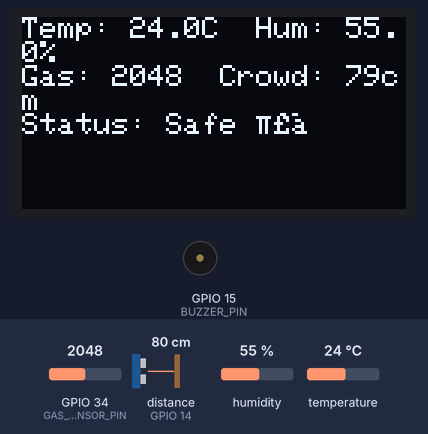
This sketch was run on a simulated ESP32. Shown: 128×64 one-colour display, buzzer (waves = sounding, pin HIGH). Wiring (inferred from the names in the program): ultrasonic range finder: trigger GPIO 12; echo GPIO 14. The inputs (shaded band) are chosen by the test bench; at power-on: distance to the obstacle (sensor on GPIO 14) 80 cm, temperature 24 °C, GPIO 34 (GAS_SENSOR_PIN) = 2048, humidity 55 %. The echo pulse lasts 58.3 µs per cm; storage starts empty; pins used as bus, display or sensor lines are not drawn; what the sketch prints to the serial monitor is not drawn.

Above: at 2.6 s.
2.7 s: distance to the obstacle (sensor on GPIO 14) set to 23 cm
At 4.8 s:
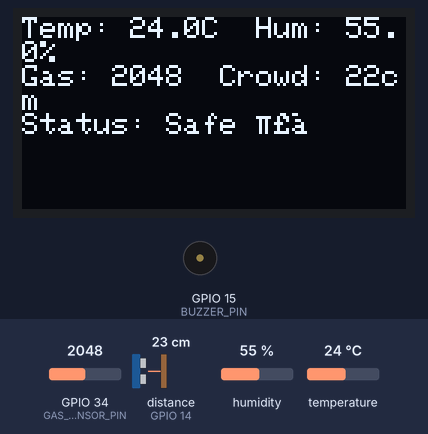
5.5 s: distance to the obstacle (sensor on GPIO 14) set to 18 cm
At 6.4 s:
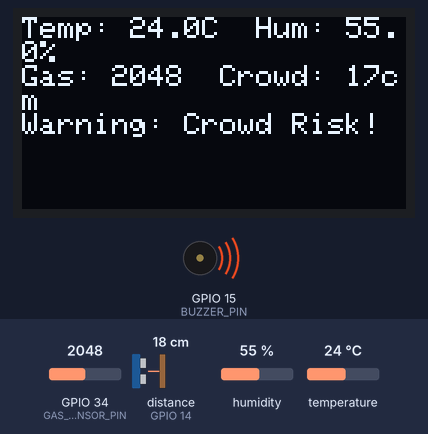
11.5 s: temperature set to 41 °C
At 15.0 s:
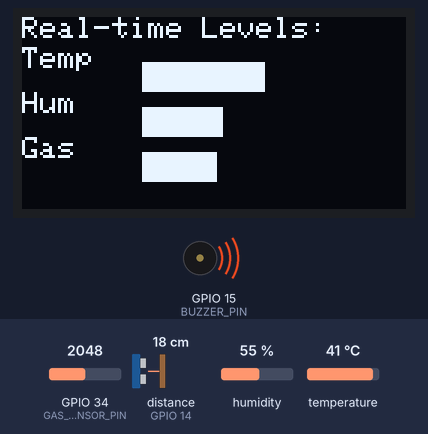
15.5 s: temperature set to 37 °C
At 21.2 s:
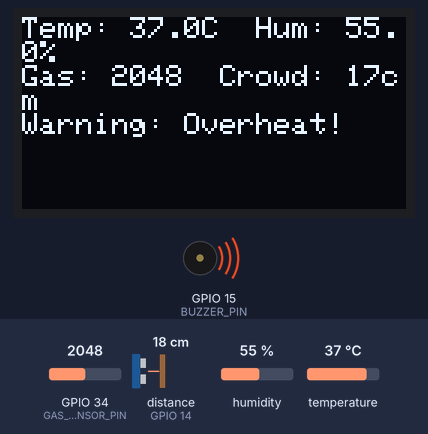
21.5 s: temperature set to 34 °C
At 24.8 s:
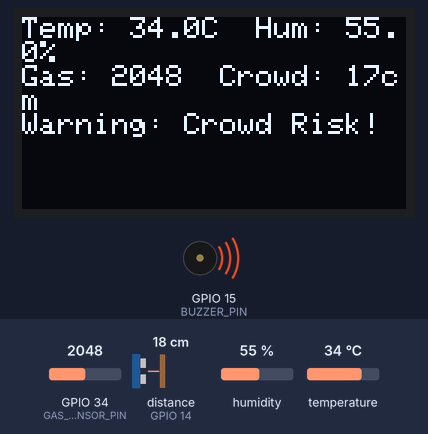
25.5 s: GPIO 34 (GAS_SENSOR_PIN) set to 3040
At 26.5 s:
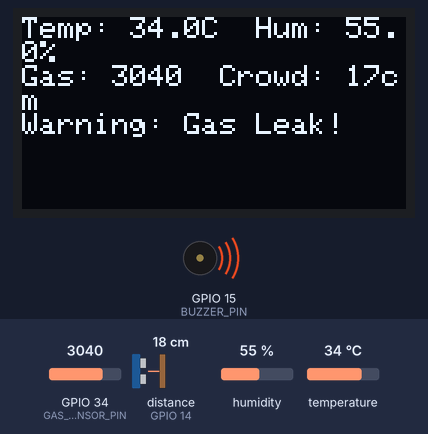
Timing chart, 0 to 28.5 s (numbered marks = the images above; inputs shaded):
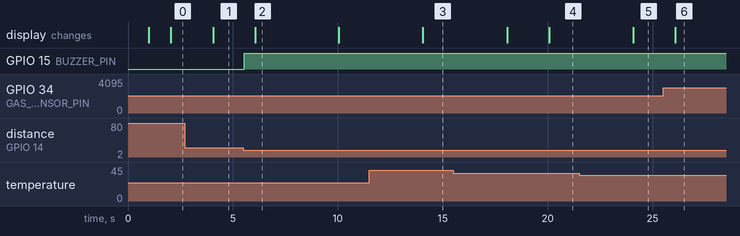

Measured:
- the behaviour switches between 21 and 20 cm on distance to the obstacle (sensor on GPIO 14) (found by bisection; images 1 and 2)
- the behaviour switches between 36 and 35 °C on temperature (found by bisection; images 4 and 5)
- after the input at 2.7 s, the display: changes after 1.4 s (image 1)
- after the input at 5.5 s, GPIO 15 (BUZZER_PIN): LOW → HIGH at once; the display: changes after 0.55 s (image 2)
- after the input at 11.5 s, the display: changes after 2.6 s (image 3)
- after the input at 15.5 s, the display: first changes after 2.6 s (image 4 shows a later state)
- after the input at 21.5 s, the display: changes after 2.6 s (image 5)
- after the input at 25.5 s, the display: changes after 0.59 s (image 6)

The sketch:

v5.ino
```cpp
#include <WiFi.h>
#include <SPI.h>
#include <SD.h>
#include <Wire.h>
#include <Adafruit_GFX.h>
#include <Adafruit_SSD1306.h>
#include <DHT.h>
#include <MFRC522.h>

// -------------------- PIN DEFINITIONS --------------------
#define DHTPIN 4
#define DHTTYPE DHT11
#define GAS_SENSOR_PIN 34
#define BUZZER_PIN 15
#define TRIG_PIN 12
#define ECHO_PIN 14
#define OLED_SDA 21
#define OLED_SCL 22
#define SD_CS 5
#define RST_PIN 27
#define SS_PIN 25

// -------------------- OBJECT INITS --------------------
DHT dht(DHTPIN, DHTTYPE);
Adafruit_SSD1306 display(128, 64, &Wire, -1);
MFRC522 rfid(SS_PIN, RST_PIN);

// -------------------- STRUCTURES --------------------
struct Worker {
  String uid;
  String name;
  String role;
};

Worker workers[50];
int workerCount = 0;

// -------------------- VARIABLES --------------------
long duration;
int distance;
bool buzzerOverride = false;
float lastGoodHumidity = 50;
unsigned long lastRFIDScanTime = 0;
unsigned long lastDisplayRefresh = 0;
bool showingWelcomeScreen = false;
unsigned long welcomeScreenStartTime = 0;
unsigned long lastGraphSwitch = 0;
bool showingGraphScreen = false;

void setup() {
  Serial.begin(115200);
  delay(1000);

  dht.begin();

  // OLED Init
  Wire.begin(OLED_SDA, OLED_SCL);
  if (!display.begin(SSD1306_SWITCHCAPVCC, 0x3C)) {
    Serial.println(timeStamp() + " [ERROR] OLED Display Initialization Failed!");
    while (true);
  }
  display.clearDisplay();
  display.display();

  // RFID Init
  SPI.begin();
  rfid.PCD_Init();
  Serial.println(timeStamp() + " [OK] RFID Reader Initialized.");

  // SD Card Init
  if (!SD.begin(SD_CS)) {
    Serial.println(timeStamp() + " [ERROR] SD Card Mount Failed!");
    while (true);
  }
  Serial.println(timeStamp() + " [OK] SD Card Initialized.");

  pinMode(BUZZER_PIN, OUTPUT);
  pinMode(TRIG_PIN, OUTPUT);
  pinMode(ECHO_PIN, INPUT);

  loadWorkers();

  Serial.println(timeStamp() + " [SYSTEM READY]");
}

void loop() {
  unsigned long currentMillis = millis();

  // 1. Read Sensors
  float temp = dht.readTemperature();
  float hum = dht.readHumidity();
  int gasVal = analogRead(GAS_SENSOR_PIN);

  if (isnan(temp) || isnan(hum)) {
    Serial.println(timeStamp() + " [Warning] Failed to read from DHT sensor!");
    temp = 0;
    hum = lastGoodHumidity;
  } else {
    if (hum >= 20 && hum <= 90) {
      lastGoodHumidity = hum;
    }
  }

  digitalWrite(TRIG_PIN, LOW);
  delayMicroseconds(2);
  digitalWrite(TRIG_PIN, HIGH);
  delayMicroseconds(10);
  digitalWrite(TRIG_PIN, LOW);
  duration = pulseIn(ECHO_PIN, HIGH, 20000UL);
  distance = duration * 0.034 / 2;

  // 2. Display Updates (Every 2 Seconds)
  if (currentMillis - lastDisplayRefresh > 2000 && !showingWelcomeScreen) {
    if (!showingGraphScreen) {
      displayMainScreen(temp, hum, gasVal, distance);
    } else {
      displayGraphScreen(temp, hum, gasVal);
    }
    lastDisplayRefresh = currentMillis;
  }

  // 3. RFID Scanning
  if (rfid.PICC_IsNewCardPresent() && rfid.PICC_ReadCardSerial()) {
    lastRFIDScanTime = currentMillis;

    String uid = "";
    for (byte i = 0; i < rfid.uid.size; i++) {
      uid += String(rfid.uid.uidByte[i] < 0x10 ? "0" : "");
      uid += String(rfid.uid.uidByte[i], HEX);
    }
    uid.toUpperCase();
    Serial.println(timeStamp() + " Scanned UID: " + uid);

    bool found = false;
    for (int i = 0; i < workerCount; i++) {
      if (workers[i].uid == uid) {
        Serial.println(timeStamp() + " [FOUND] " + workers[i].name + " (" + workers[i].role + ")");
        showWelcomeScreen(workers[i].name, workers[i].role);
        found = true;
        break;
      }
    }

    if (!found) {
      Serial.println(timeStamp() + " [NEW] Unknown card detected!");
      Serial.println("Please type new worker name:");
      String newName = timedReadString();
      newName.trim();

      Serial.println("Enter role (Engineer/Supervisor/Visitor):");
      String newRole = timedReadString();
      newRole.trim();

      workers[workerCount].uid = uid;
      workers[workerCount].name = newName;
      workers[workerCount].role = newRole;
      workerCount++;

      saveWorkerToSD(uid, newName, newRole);

      Serial.println(timeStamp() + " [REGISTERED] " + newName + " added successfully!");
      showWelcomeScreen(newName, newRole);
    }

    rfid.PICC_HaltA();
    rfid.PCD_StopCrypto1();
  }

  // 4. Reinit RFID Reader
  if (currentMillis - lastRFIDScanTime > 60000) {
    Serial.println(timeStamp() + " [INFO] Refreshing RFID Reader...");
    rfid.PCD_Init();
    lastRFIDScanTime = currentMillis;
  }

  // 5. Timeout Welcome Screen
  if (showingWelcomeScreen && (currentMillis - welcomeScreenStartTime > 5000)) {
    showingWelcomeScreen = false;
    displayMainScreen(temp, hum, gasVal, distance);
  }

  // 6. Safety Monitoring
  bool danger = false;
  String dangerReason = "";

  if (temp > 35) {
    danger = true;
    dangerReason += "High Temp! ";
  }
  if (gasVal > 3000) {
    danger = true;
    dangerReason += "Gas Leak! ";
  }
  if (distance < 20) {
    danger = true;
    dangerReason += "Crowd Risk! ";
  }

  if (danger) {
    digitalWrite(BUZZER_PIN, HIGH);
    Serial.println(timeStamp() + " [ALERT] Danger Detected: " + dangerReason);
  } else {
    digitalWrite(BUZZER_PIN, LOW);
  }

  // 7. Switch between Main Screen and Graph every 10 seconds
  if (currentMillis - lastGraphSwitch > 10000) {
    showingGraphScreen = !showingGraphScreen;
    lastGraphSwitch = currentMillis;
  }
}

// -------------------- FUNCTIONS --------------------

// Timestamp Helper
String timeStamp() {
  return "[" + String(millis() / 1000) + "s]";
}

// Main Dashboard OLED
void displayMainScreen(float temp, float hum, int gasVal, int distance) {
  display.clearDisplay();
  display.setTextSize(1);
  display.setTextColor(WHITE);
  display.setCursor(0, 0);

  display.printf("Temp: %.1fC  Hum: %.1f%%\n", temp, hum);
  display.printf("Gas: %d  Crowd: %dcm\n", gasVal, distance);

  if (temp > 35) {
    display.println("Warning: Overheat!");
  } else if (gasVal > 3000) {
    display.println("Warning: Gas Leak!");
  } else if (distance < 20) {
    display.println("Warning: Crowd Risk!");
  } else {
    display.println("Status: Safe ✅");
  }

  display.display();

  Serial.println(timeStamp() + " Temp: " + String(temp) + "°C, Humidity: " + String(hum) + "%");
  Serial.println(timeStamp() + " Gas Sensor: " + String(gasVal) + ", Distance: " + String(distance) + "cm");
}

// Graph Dashboard OLED
void displayGraphScreen(float temp, float hum, int gasVal) {
  display.clearDisplay();
  display.setTextSize(1);
  display.setTextColor(WHITE);

  display.setCursor(0, 0);
  display.println("Real-time Levels:");

  int tempBar = map(temp, 0, 50, 0, 100);
  int humBar = map(hum, 0, 100, 0, 100);
  int gasBar = map(gasVal, 0, 4095, 0, 100);

  drawBar(0, 20, tempBar, "Temp");
  drawBar(0, 35, humBar, "Hum");
  drawBar(0, 50, gasBar, "Gas");

  display.display();
}

void drawBar(int x, int y, int width, String label) {
  display.setCursor(x, y - 10);
  display.print(label);
  display.fillRect(x + 40, y - 5, width / 2, 10, WHITE);
}

// Show Welcome Screen
void showWelcomeScreen(String name, String role) {
  showingWelcomeScreen = true;
  welcomeScreenStartTime = millis();

  display.clearDisplay();
  display.setTextSize(1);
  display.setTextColor(WHITE);
  display.setCursor(10, 10);
  display.println("** Welcome **");
  display.setCursor(10, 30);
  display.println(name);
  display.setCursor(10, 50);
  display.println(role);
  display.display();
}

// Load Workers from SD card
void loadWorkers() {
  File file = SD.open("/workers.txt");
  if (!file) {
    Serial.println(timeStamp() + " [INFO] No previous workers found.");
    return;
  }

  while (file.available()) {
    String line = file.readStringUntil('\n');
    line.trim();
    int firstComma = line.indexOf(',');
    int secondComma = line.indexOf(',', firstComma + 1);

    if (firstComma > 0 && secondComma > firstComma) {
      workers[workerCount].uid = line.substring(0, firstComma);
      workers[workerCount].name = line.substring(firstComma + 1, secondComma);
      workers[workerCount].role = line.substring(secondComma + 1);
      workerCount++;
    }
  }
  file.close();
  Serial.println(timeStamp() + " [INFO] " + String(workerCount) + " workers loaded.");
}

// Save new worker to SD card
void saveWorkerToSD(String uid, String name, String role) {
  File file = SD.open("/workers.txt", FILE_APPEND);
  if (!file) {
    Serial.println(timeStamp() + " [ERROR] Failed to open workers file for writing!");
    return;
  }
  file.println(uid + "," + name + "," + role);
  file.close();
}

// Read input string with timeout
String timedReadString() {
  String input = "";
  unsigned long startTime = millis();
  while ((millis() - startTime) < 10000) { // 10 seconds timeout
    while (Serial.available()) {
      char c = Serial.read();
      if (c == '\n') {
        return input;
      }
      input += c;
    }
  }
  return input;
}
```
